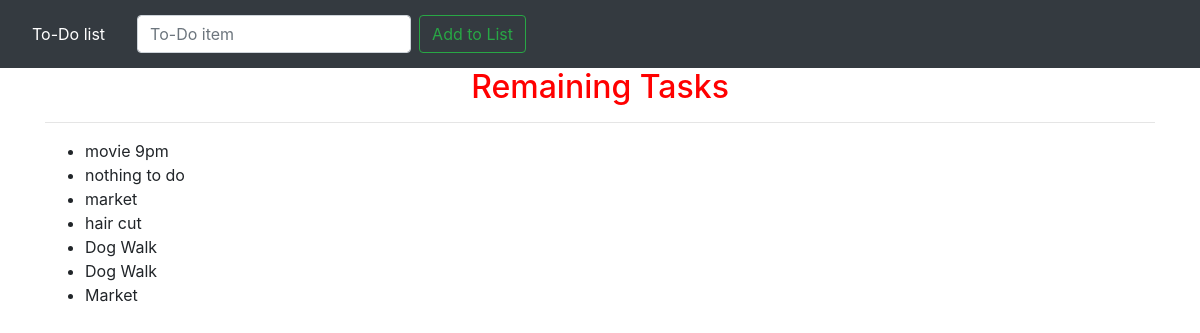
/home/about-me/, run on the app's committed database.
### todo_list/models.py (models this page shows, shortened)
class List(models.Model):
    user = models.ForeignKey(User , on_delete=models.CASCADE)
    item = models.CharField(max_length = 200)
    completed = models.BooleanField(default = False)

### todo_list/views.py (the view)
# urls.py: path('about-me/', views.about, name = 'about'),
def about(request):
    all_items = List.objects.all
    return render(request, 'about.html', { 'all_items' : all_items })

### todo_list/templates/about.html (shortened to what this page needs)
{% extends 'base.html' %}
{% block content %}
<h2 style="color:red" align='center'>   Remaining Tasks </h2>
<hr>
{% if all_items %}
  <ul>
    {% for task in all_items %}
      {% if not task.completed %}
        <li>{{task.item}}  </li>
      {% endif %}
    {% endfor %}
  </ul>
{% endif %}
{%  endblock %}

### data on the page
List: item "movie 9pm"
List: item "nothing to do"
List: item "market"
List: item "hair cut"
List: item "Dog Walk"
List: item "Dog Walk"
List: item "Market"
